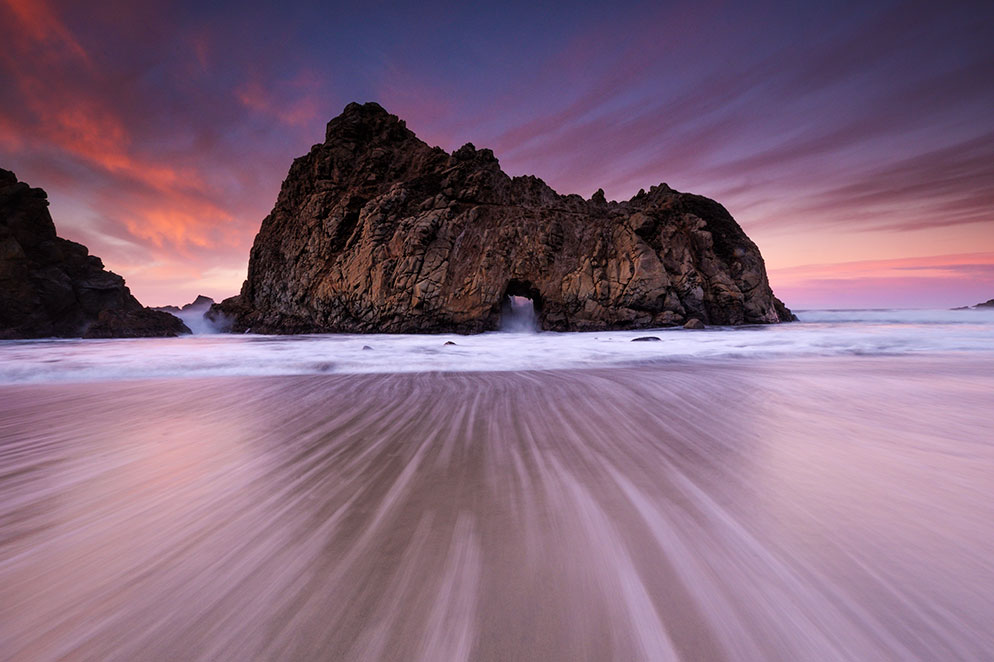
#> input picture week_3/test.jpg, 994 x 662 px
$ python q2.py   (older library calls are emulated)
#> lines starting #> are read from the running program, lines starting #| are printed output that depends on the picture
import cv2
import numpy as np

# Load the image from the file
img = cv2.imread('test.jpg', cv2.IMREAD_GRAYSCALE)
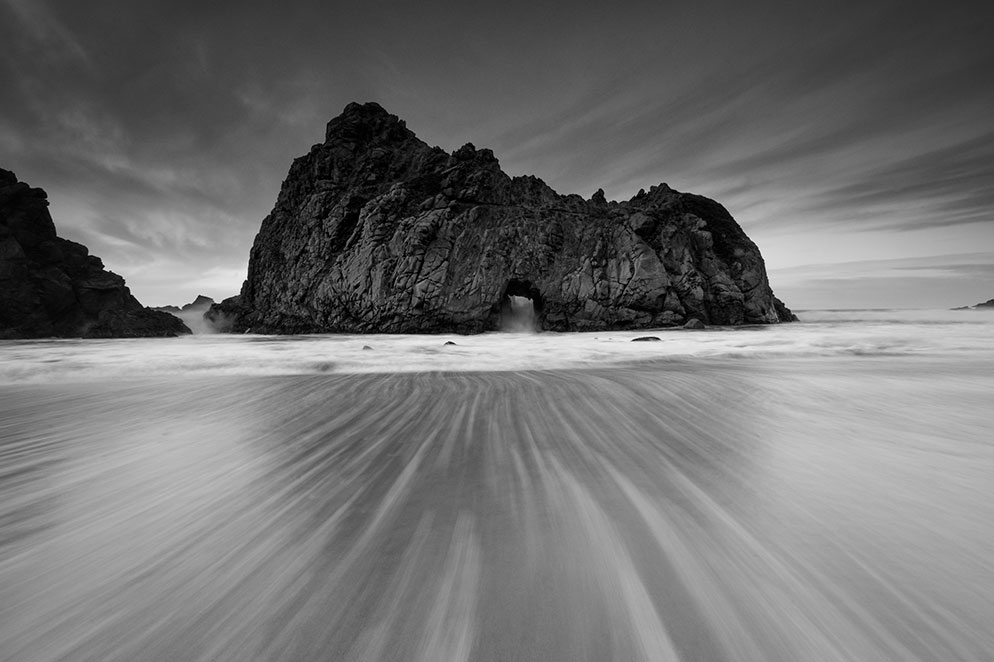
#> img: shape (662, 994); min 0, max 254, mean 113.4

# Calculate gradients using the Sobel operator
gradient_x = cv2.Sobel(img, cv2.CV_64F, 1, 0, ksize=3)
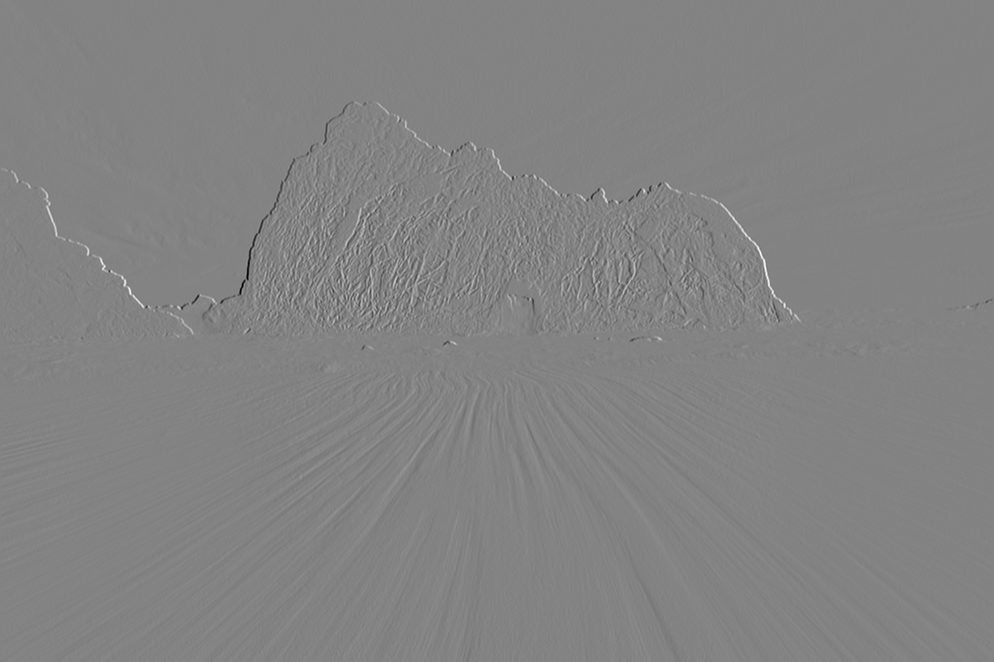
#> gradient_x: shape (662, 994) float64; min -883, max 834, mean 0.4; drawn with min black and max white
gradient_y = cv2.Sobel(img, cv2.CV_64F, 0, 1, ksize=3)
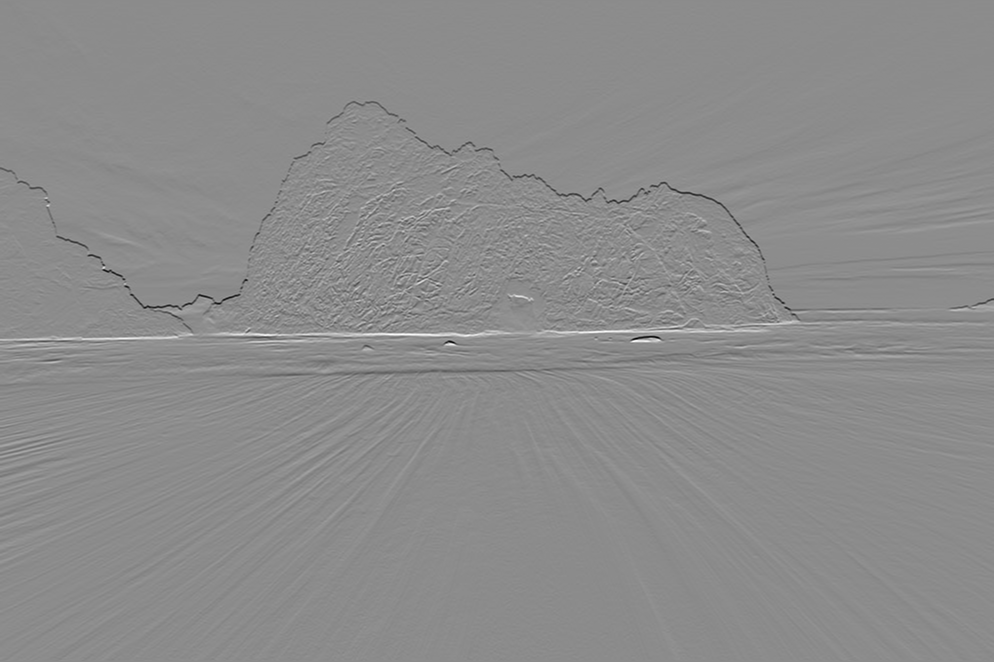
#> gradient_y: shape (662, 994) float64; min -927, max 763, mean 0.9; drawn with min black and max white

# Calculate the magnitude of gradients
gradient_magnitude = np.sqrt(gradient_x**2 + gradient_y**2)
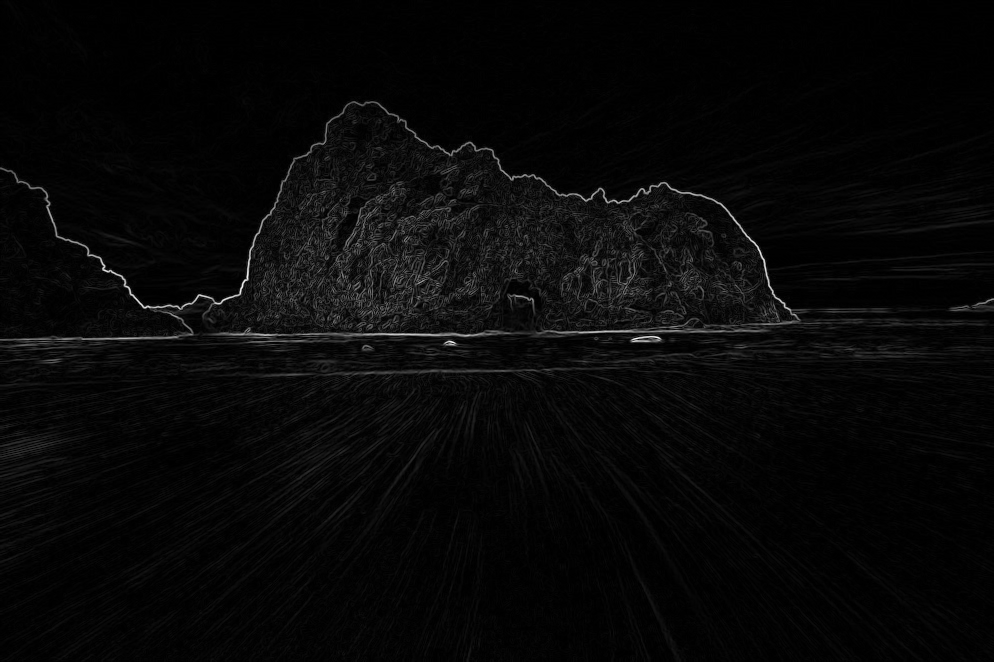
#> gradient_magnitude: shape (662, 994) float64; min 0, max 938, mean 30.2; drawn with min black and max white

# Calculate the direction (angle) of gradients
gradient_direction = np.arctan2(gradient_y, gradient_x)
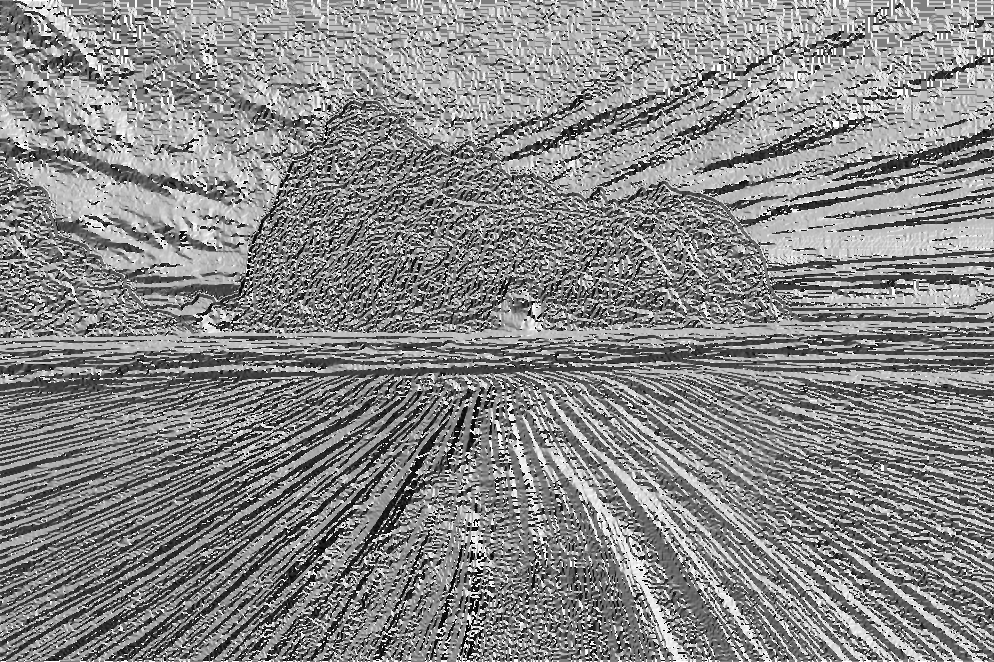
#> gradient_direction: shape (662, 994) float64; min -3.14, max 3.14, mean 0.211; drawn with min black and max white

# Normalize the magnitude to the range [0, 255] for display
gradient_magnitude_normalized = cv2.normalize(gradient_magnitude, None, 0, 255, cv2.NORM_MINMAX, cv2.CV_8U)

# Display the original image, gradient magnitude, and gradient direction
cv2.imshow("Original Image", img)
cv2.imshow("Gradient Magnitude", gradient_magnitude_normalized)
cv2.imshow("Gradient Direction", gradient_direction)
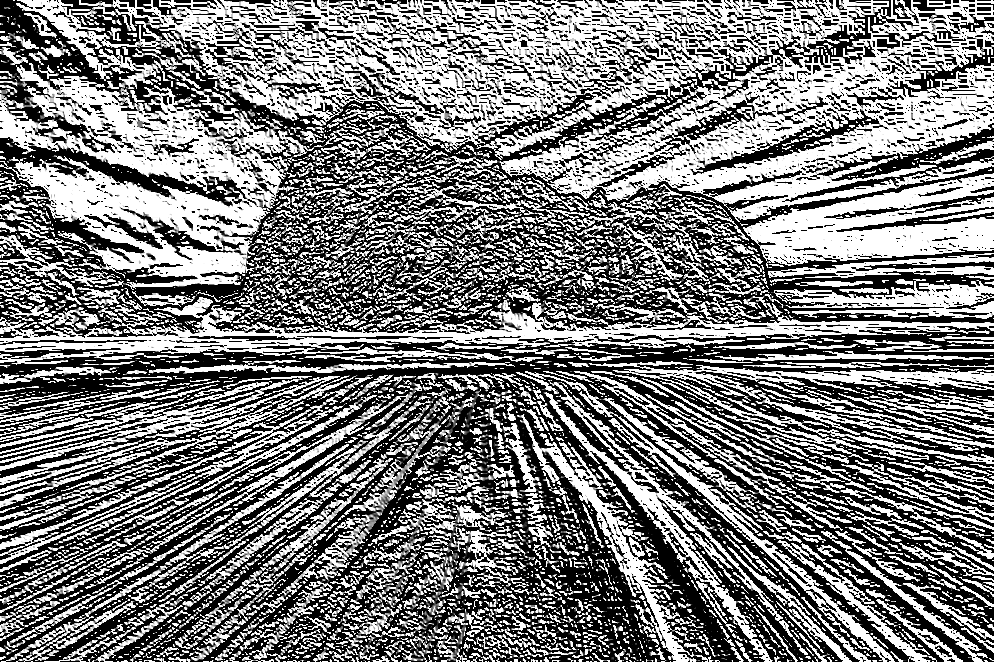
#> window 'Gradient Direction': shape (662, 994); min 0, max 255, mean 124.6
cv2.waitKey(0)
cv2.destroyAllWindows()
